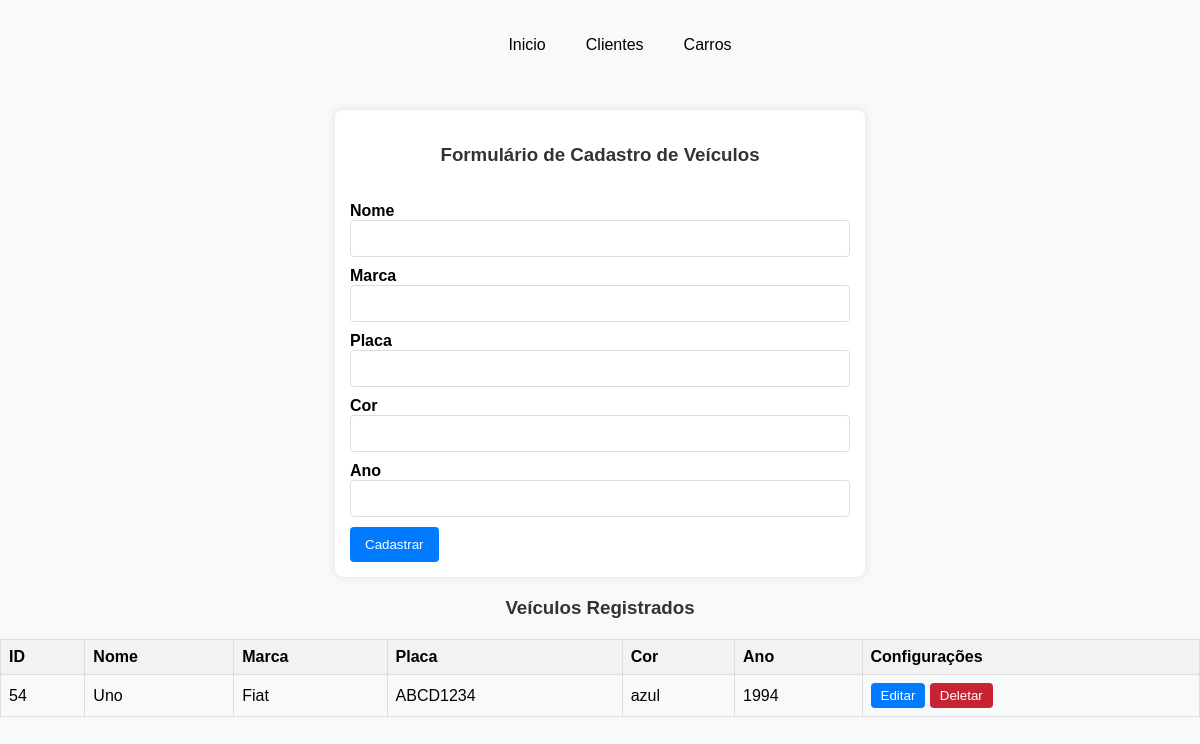
/core/carros, run on the app's committed database.
### core/models.py (models this page shows, shortened)
class Carro(models.Model):
  nome = models.CharField(max_length=50, null=False, default="")
  marca = models.CharField(max_length=100, null=False, default="")
  placa = models.CharField(max_length=8, null=False, default="")
  cor = models.CharField(max_length=20, null=False, default="")
  ano = models.IntegerField(null=False, default="")
  cliente = models.ForeignKey(to='core.Cliente', on_delete=models.CASCADE, null=True)

### core/views.py (the view)
# urls.py: path('carros', views.homeCarros, name="homeCarros"),
def homeCarros(request):
  carros = Carro.objects.all()
  return render (request, "carros.html", {'carros': carros})

### core/static/templates/carros.html (shortened to what this page needs)
{% extends 'base.html' %}
{% block body %}
<div class="formulario">
  <form name="formulario-cadastro" action="{% url 'salvar' %}" method="post">
    <h3>Formulário de Cadastro de Veículos</h3>
    <br>
    <label for="nome"><strong>Nome</strong></label>
    <input type="text" name="nome" required>
    <label for="marca"><strong>Marca</strong></label>
    <input type="text" name="marca" required>
    <label for="placa"><strong>Placa</strong></label>
    <input type="text" name="placa" required>
    <label for="cor"><strong>Cor</strong></label>
    <input type="text" name="cor" required>
    <label for="ano"><strong>Ano</strong></label>
    <input type="text" name="ano" required>
    <button type="submit">Cadastrar</button>
  </form>
</div>
<div class="Tabela">
  <h3>Veículos Registrados</h3>
  <table>
    <thead>
      <tr>
        <th>ID</th>
        <th>Nome</th>
        <th>Marca</th>
        <th>Placa</th>
        <th>Cor</th>
        <th>Ano</th>
        <th>Configurações</th>
      </tr>
    </thead>
    <tbody>
      {% for carro in carros %}
      <tr>
        <td>{{ carro.id }}</td>
        <td>{{ carro.nome }}</td>
        <td>{{ carro.marca }}</td>
        <td>{{ carro.placa }}</td>
        <td>{{ carro.cor }}</td>
        <td>{{ carro.ano }}</td>
        <td>
          <a href="{% url 'update' carro.id %}">
            <button class="botoes" id="editar">Editar</button>
          </a>
          <a href="{% url 'delete' carro.id %}">
            <button class="botoes" id="deletar">Deletar</button>
          </a>
        </td>
      </tr>
      {% endfor %}
    </tbody>
  </table>
</div>
{% endblock %}

### core/static/css/base.css (style rules this page uses)
body { font-family: Arial, sans-serif; margin: 0; padding: 0; background-color: #f8f9fa; }
h1, h3 { text-align: center; color: #333; }
a { color: #007bff; text-decoration: none; }
table { border-collapse: collapse; width: 100%; text-align: left; margin: 20px 0; }
th, td { border: 1px solid #ddd; padding: 8px; }
thead tr { background-color: #f2f2f2; }
.botoes { color: #fff; border: none; padding: 5px 10px; border-radius: 4px; cursor: pointer; }
#editar { background-color: #007bff; }
#deletar { background-color: #c82333; }
form { max-width: 500px; margin: 20px auto; padding: 15px; background-color: #fff; border-radius: 8px; box-shadow: 0 0 10px rgba(0, 0, 0, 0.1); }
form input[type="text"] { width: calc(100% - 22px); padding: 10px; margin-bottom: 10px; border: 1px solid #ddd; border-radius: 4px; }
form button { padding: 10px 15px; background-color: #007bff; color: white; border: none; border-radius: 4px; cursor: pointer; }

### core/static/css/general.css (style rules this page uses)
:root { --primary-color: #007bff; --primary-hover-color: #0056b3; --secondary-color: #333; --background-color: #f8f9fa; --border-color: #ddd; --error-color: #c82333; --error-hover-color: #a40918; --link-color: #007bff; --link-hover-color: #0056b3; --font-family: Arial, sans-serif; --font-size-base: 16px; --heading-color: #333; --spacing-small: 5px; --spacing-medium: 10px; --spacing-large: 20px; --border-radius: 4px; }

### data on the page
Carro: id "54", nome "Uno", marca "Fiat", placa "ABCD1234", cor "azul", ano "1994"
